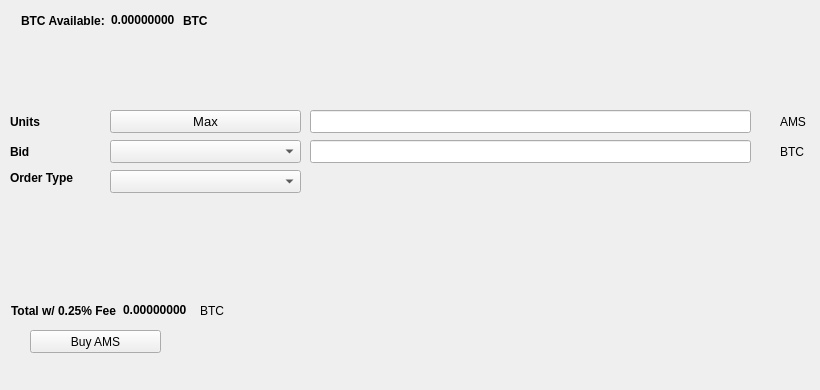
   <widget class="QWidget" name="BuyTab">
    <attribute name="title">
     <string>Buy</string>
    </attribute>
    <widget class="QPushButton" name="BuyAMS">
     <property name="geometry">
      <rect>
       <x>30</x>
       <y>330</y>
       <width>131</width>
       <height>23</height>
      </rect>
     </property>
     <property name="text">
      <string>Buy AMS</string>
     </property>
     <property name="icon">
      <iconset resource="../puffscoin.qrc">
       <normaloff>:/icons/bitcoin</normaloff>:/icons/bitcoin</iconset>
     </property>
    </widget>
    <widget class="QLabel" name="label_3">
     <property name="geometry">
      <rect>
       <x>10</x>
       <y>110</y>
       <width>46</width>
       <height>23</height>
      </rect>
     </property>
     <property name="font">
      <font>
       <weight>75</weight>
       <bold>true</bold>
      </font>
     </property>
     <property name="text">
      <string>Units</string>
     </property>
    </widget>
    <widget class="QLineEdit" name="UnitsInput">
     <property name="geometry">
      <rect>
       <x>310</x>
       <y>110</y>
       <width>441</width>
       <height>23</height>
      </rect>
     </property>
     <property name="font">
      <font>
       <pointsize>9</pointsize>
       <weight>75</weight>
       <bold>true</bold>
      </font>
     </property>
    </widget>
    <widget class="QLineEdit" name="BuyBidPriceEdit">
     <property name="geometry">
      <rect>
       <x>310</x>
       <y>140</y>
       <width>441</width>
       <height>23</height>
      </rect>
     </property>
     <property name="font">
      <font>
       <pointsize>9</pointsize>
       <weight>75</weight>
       <bold>true</bold>
      </font>
     </property>
    </widget>
    <widget class="QLabel" name="label_4">
     <property name="geometry">
      <rect>
       <x>780</x>
       <y>110</y>
       <width>31</width>
       <height>23</height>
      </rect>
     </property>
     <property name="text">
      <string>AMS</string>
     </property>
    </widget>
    <widget class="QLabel" name="label_5">
     <property name="geometry">
      <rect>
       <x>780</x>
       <y>140</y>
       <width>31</width>
       <height>23</height>
      </rect>
     </property>
     <property name="text">
      <string>BTC</string>
     </property>
    </widget>
    <widget class="QLabel" name="label_6">
     <property name="geometry">
      <rect>
       <x>10</x>
       <y>140</y>
       <width>46</width>
       <height>23</height>
      </rect>
     </property>
     <property name="font">
      <font>
       <weight>75</weight>
       <bold>true</bold>
      </font>
     </property>
     <property name="text">
      <string>Bid</string>
     </property>
    </widget>
    <widget class="QLabel" name="label_7">
     <property name="geometry">
      <rect>
       <x>10</x>
       <y>170</y>
       <width>91</width>
       <height>16</height>
      </rect>
     </property>
     <property name="font">
      <font>
       <weight>75</weight>
       <bold>true</bold>
      </font>
     </property>
     <property name="text">
      <string>Order Type</string>
     </property>
    </widget>
    <widget class="QPushButton" name="Buy_Max_Amount">
     <property name="geometry">
      <rect>
       <x>110</x>
       <y>110</y>
       <width>191</width>
       <height>23</height>
      </rect>
     </property>
     <property name="font">
      <font>
       <pointsize>10</pointsize>
      </font>
     </property>
     <property name="text">
      <string>Max</string>
     </property>
    </widget>
    <widget class="QComboBox" name="BuyBidcomboBox">
     <property name="geometry">
      <rect>
       <x>110</x>
       <y>140</y>
       <width>191</width>
       <height>23</height>
      </rect>
     </property>
     <property name="font">
      <font>
       <pointsize>10</pointsize>
      </font>
     </property>
    </widget>
    <widget class="QComboBox" name="buyOrdertypeCombo">
     <property name="geometry">
      <rect>
       <x>110</x>
       <y>170</y>
       <width>191</width>
       <height>23</height>
      </rect>
     </property>
     <property name="font">
      <font>
       <pointsize>10</pointsize>
      </font>
     </property>
    </widget>
    <widget class="QWidget" name="layoutWidget1">
     <property name="geometry">
      <rect>
       <x>21</x>
       <y>11</y>
       <width>227</width>
       <height>19</height>
      </rect>
     </property>
     <layout class="QHBoxLayout" name="horizontalLayout_3">
      <item>
       <widget class="QLabel" name="label232">
        <property name="font">
         <font>
          <weight>75</weight>
          <bold>true</bold>
         </font>
        </property>
        <property name="text">
         <string>BTC Available:</string>
        </property>
       </widget>
      </item>
      <item>
       <widget class="QLabel" name="BtcAvailableLbl">
        <property name="palette">
         <palette>
          <active>
           <colorrole role="WindowText">
            <brush brushstyle="SolidPattern">
             <color alpha="255">
              <red>0</red>
              <green>0</green>
              <blue>0</blue>
             </color>
            </brush>
           </colorrole>
           <colorrole role="Button">
            <brush brushstyle="SolidPattern">
             <color alpha="255">
              <red>0</red>
              <green>170</green>
              <blue>0</blue>
             </color>
            </brush>
           </colorrole>
           <colorrole role="Light">
            <brush brushstyle="SolidPattern">
             <color alpha="255">
              <red>0</red>
              <green>255</green>
              <blue>0</blue>
             </color>
            </brush>
           </colorrole>
           <colorrole role="Midlight">
            <brush brushstyle="SolidPattern">
             <color alpha="255">
              <red>0</red>
              <green>212</green>
              <blue>0</blue>
             </color>
            </brush>
           </colorrole>
           <colorrole role="Dark">
            <brush brushstyle="SolidPattern">
             <color alpha="255">
              <red>0</red>
              <green>85</green>
              <blue>0</blue>
             </color>
            </brush>
           </colorrole>
           <colorrole role="Mid">
            <brush brushstyle="SolidPattern">
             <color alpha="255">
              <red>0</red>
              <green>113</green>
              <blue>0</blue>
             </color>
            </brush>
           </colorrole>
           <colorrole role="Text">
            <brush brushstyle="SolidPattern">
             <color alpha="255">
              <red>0</red>
              <green>170</green>
              <blue>0</blue>
             </color>
            </brush>
           </colorrole>
           <colorrole role="BrightText">
            <brush brushstyle="SolidPattern">
             <color alpha="255">
              <red>255</red>
              <green>255</green>
              <blue>255</blue>
             </color>
            </brush>
           </colorrole>
           <colorrole role="ButtonText">
            <brush brushstyle="SolidPattern">
             <color alpha="255">
              <red>0</red>
              <green>0</green>
              <blue>0</blue>
             </color>
            </brush>
           </colorrole>
           <colorrole role="Base">
            <brush brushstyle="SolidPattern">
             <color alpha="255">
              <red>255</red>
              <green>255</green>
              <blue>255</blue>
             </color>
            </brush>
           </colorrole>
           <colorrole role="Window">
            <brush brushstyle="SolidPattern">
             <color alpha="255">
              <red>0</red>
              <green>170</green>
              <blue>0</blue>
             </color>
            </brush>
           </colorrole>
           <colorrole role="Shadow">
            <brush brushstyle="SolidPattern">
             <color alpha="255">
              <red>0</red>
              <green>0</green>
              <blue>0</blue>
             </color>
            </brush>
           </colorrole>
           <colorrole role="AlternateBase">
            <brush brushstyle="SolidPattern">
             <color alpha="255">
              <red>127</red>
              <green>212</green>
              <blue>127</blue>
             </color>
            </brush>
           </colorrole>
           <colorrole role="ToolTipBase">
            <brush brushstyle="SolidPattern">
             <color alpha="255">
              <red>255</red>
              <green>255</green>
              <blue>220</blue>
             </color>
            </brush>
           </colorrole>
           <colorrole role="ToolTipText">
            <brush brushstyle="SolidPattern">
             <color alpha="255">
              <red>0</red>
              <green>0</green>
              <blue>0</blue>
             </color>
            </brush>
           </colorrole>
          </active>
          <inactive>
           <colorrole role="WindowText">
            <brush brushstyle="SolidPattern">
             <color alpha="255">
              <red>0</red>
              <green>0</green>
              <blue>0</blue>
             </color>
            </brush>
           </colorrole>
           <colorrole role="Button">
            <brush brushstyle="SolidPattern">
             <color alpha="255">
              <red>0</red>
              <green>170</green>
              <blue>0</blue>
             </color>
            </brush>
           </colorrole>
           <colorrole role="Light">
            <brush brushstyle="SolidPattern">
             <color alpha="255">
              <red>0</red>
              <green>255</green>
              <blue>0</blue>
             </color>
            </brush>
           </colorrole>
           <colorrole role="Midlight">
            <brush brushstyle="SolidPattern">
             <color alpha="255">
              <red>0</red>
              <green>212</green>
              <blue>0</blue>
             </color>
            </brush>
           </colorrole>
           <colorrole role="Dark">
            <brush brushstyle="SolidPattern">
             <color alpha="255">
              <red>0</red>
              <green>85</green>
              <blue>0</blue>
             </color>
            </brush>
           </colorrole>
           <colorrole role="Mid">
            <brush brushstyle="SolidPattern">
             <color alpha="255">
              <red>0</red>
              <green>113</green>
              <blue>0</blue>
             </color>
            </brush>
           </colorrole>
           <colorrole role="Text">
            <brush brushstyle="SolidPattern">
             <color alpha="255">
              <red>0</red>
              <green>170</green>
              <blue>0</blue>
             </color>
            </brush>
           </colorrole>
           <colorrole role="BrightText">
            <brush brushstyle="SolidPattern">
             <color alpha="255">
              <red>255</red>
              <green>255</green>
              <blue>255</blue>
             </color>
            </brush>
           </colorrole>
           <colorrole role="ButtonText">
            <brush brushstyle="SolidPattern">
             <color alpha="255">
              <red>0</red>
              <green>0</green>
              <blue>0</blue>
             </color>
            </brush>
           </colorrole>
           <colorrole role="Base">
            <brush brushstyle="SolidPattern">
             <color alpha="255">
              <red>255</red>
              <green>255</green>
              <blue>255</blue>
             </color>
            </brush>
           </colorrole>
           <colorrole role="Window">
            <brush brushstyle="SolidPattern">
             <color alpha="255">
              <red>0</red>
              <green>170</green>
              <blue>0</blue>
             </color>
            </brush>
           </colorrole>
           <colorrole role="Shadow">
            <brush brushstyle="SolidPattern">
             <color alpha="255">
              <red>0</red>
              <green>0</green>
              <blue>0</blue>
             </color>
            </brush>
           </colorrole>
           <colorrole role="AlternateBase">
            <brush brushstyle="SolidPattern">
             <color alpha="255">
              <red>127</red>
              <green>212</green>
              <blue>127</blue>
             </color>
            </brush>
           </colorrole>
           <colorrole role="ToolTipBase">
            <brush brushstyle="SolidPattern">
             <color alpha="255">
              <red>255</red>
              <green>255</green>
              <blue>220</blue>
             </color>
            </brush>
           </colorrole>
           <colorrole role="ToolTipText">
            <brush brushstyle="SolidPattern">
             <color alpha="255">
              <red>0</red>
              <green>0</green>
              <blue>0</blue>
             </color>
            </brush>
           </colorrole>
          </inactive>
          <disabled>
           <colorrole role="WindowText">
            <brush brushstyle="SolidPattern">
             <color alpha="255">
              <red>0</red>
              <green>85</green>
              <blue>0</blue>
             </color>
            </brush>
           </colorrole>
           <colorrole role="Button">
            <brush brushstyle="SolidPattern">
             <color alpha="255">
              <red>0</red>
              <green>170</green>
              <blue>0</blue>
             </color>
            </brush>
           </colorrole>
           <colorrole role="Light">
            <brush brushstyle="SolidPattern">
             <color alpha="255">
              <red>0</red>
              <green>255</green>
              <blue>0</blue>
             </color>
            </brush>
           </colorrole>
           <colorrole role="Midlight">
            <brush brushstyle="SolidPattern">
             <color alpha="255">
              <red>0</red>
              <green>212</green>
              <blue>0</blue>
             </color>
            </brush>
           </colorrole>
           <colorrole role="Dark">
            <brush brushstyle="SolidPattern">
             <color alpha="255">
              <red>0</red>
              <green>85</green>
              <blue>0</blue>
             </color>
            </brush>
           </colorrole>
           <colorrole role="Mid">
            <brush brushstyle="SolidPattern">
             <color alpha="255">
              <red>0</red>
              <green>113</green>
              <blue>0</blue>
             </color>
            </brush>
           </colorrole>
           <colorrole role="Text">
            <brush brushstyle="SolidPattern">
             <color alpha="255">
              <red>0</red>
              <green>85</green>
              <blue>0</blue>
             </color>
            </brush>
           </colorrole>
           <colorrole role="BrightText">
            <brush brushstyle="SolidPattern">
             <color alpha="255">
              <red>255</red>
              <green>255</green>
              <blue>255</blue>
             </color>
            </brush>
           </colorrole>
           <colorrole role="ButtonText">
            <brush brushstyle="SolidPattern">
             <color alpha="255">
              <red>0</red>
              <green>85</green>
              <blue>0</blue>
             </color>
            </brush>
           </colorrole>
           <colorrole role="Base">
            <brush brushstyle="SolidPattern">
             <color alpha="255">
              <red>0</red>
              <green>170</green>
              <blue>0</blue>
             </color>
            </brush>
           </colorrole>
           <colorrole role="Window">
            <brush brushstyle="SolidPattern">
             <color alpha="255">
              <red>0</red>
              <green>170</green>
              <blue>0</blue>
             </color>
            </brush>
           </colorrole>
           <colorrole role="Shadow">
            <brush brushstyle="SolidPattern">
             <color alpha="255">
              <red>0</red>
              <green>0</green>
              <blue>0</blue>
             </color>
            </brush>
           </colorrole>
           <colorrole role="AlternateBase">
            <brush brushstyle="SolidPattern">
             <color alpha="255">
              <red>0</red>
              <green>170</green>
              <blue>0</blue>
             </color>
            </brush>
           </colorrole>
           <colorrole role="ToolTipBase">
            <brush brushstyle="SolidPattern">
             <color alpha="255">
              <red>255</red>
              <green>255</green>
              <blue>220</blue>
             </color>
            </brush>
           </colorrole>
           <colorrole role="ToolTipText">
            <brush brushstyle="SolidPattern">
             <color alpha="255">
              <red>0</red>
              <green>0</green>
              <blue>0</blue>
             </color>
            </brush>
           </colorrole>
          </disabled>
         </palette>
        </property>
        <property name="font">
         <font>
          <weight>75</weight>
          <bold>true</bold>
         </font>
        </property>
        <property name="text">
         <string>0.00000000</string>
        </property>
        <property name="textInteractionFlags">
         <set>Qt::LinksAccessibleByMouse|Qt::TextSelectableByKeyboard|Qt::TextSelectableByMouse</set>
        </property>
       </widget>
      </item>
      <item>
       <widget class="QLabel" name="BtcAvailableLbl_2">
        <property name="font">
         <font>
          <weight>75</weight>
          <bold>true</bold>
         </font>
        </property>
        <property name="text">
         <string>BTC</string>
        </property>
       </widget>
      </item>
     </layout>
    </widget>
    <widget class="QWidget" name="layoutWidge2">
     <property name="geometry">
      <rect>
       <x>11</x>
       <y>301</y>
       <width>259</width>
       <height>19</height>
      </rect>
     </property>
     <layout class="QHBoxLayout" name="horizontalLayout_4">
      <item>
       <widget class="QLabel" name="label_9">
        <property name="font">
         <font>
          <weight>75</weight>
          <bold>true</bold>
         </font>
        </property>
        <property name="text">
         <string>Total w/ 0.25% Fee</string>
        </property>
       </widget>
      </item>
      <item>
       <widget class="QLabel" name="BuyCostLabel">
        <property name="palette">
         <palette>
          <active>
           <colorrole role="WindowText">
            <brush brushstyle="SolidPattern">
             <color alpha="255">
              <red>0</red>
              <green>0</green>
              <blue>0</blue>
             </color>
            </brush>
           </colorrole>
           <colorrole role="Button">
            <brush brushstyle="SolidPattern">
             <color alpha="255">
              <red>0</red>
              <green>170</green>
              <blue>0</blue>
             </color>
            </brush>
           </colorrole>
           <colorrole role="Light">
            <brush brushstyle="SolidPattern">
             <color alpha="255">
              <red>0</red>
              <green>255</green>
              <blue>0</blue>
             </color>
            </brush>
           </colorrole>
           <colorrole role="Midlight">
            <brush brushstyle="SolidPattern">
             <color alpha="255">
              <red>0</red>
              <green>212</green>
              <blue>0</blue>
             </color>
            </brush>
           </colorrole>
           <colorrole role="Dark">
            <brush brushstyle="SolidPattern">
             <color alpha="255">
              <red>0</red>
              <green>85</green>
              <blue>0</blue>
             </color>
            </brush>
           </colorrole>
           <colorrole role="Mid">
            <brush brushstyle="SolidPattern">
             <color alpha="255">
              <red>0</red>
              <green>113</green>
              <blue>0</blue>
             </color>
            </brush>
           </colorrole>
           <colorrole role="Text">
            <brush brushstyle="SolidPattern">
             <color alpha="255">
              <red>0</red>
              <green>170</green>
              <blue>0</blue>
             </color>
            </brush>
           </colorrole>
           <colorrole role="BrightText">
            <brush brushstyle="SolidPattern">
             <color alpha="255">
              <red>255</red>
              <green>255</green>
              <blue>255</blue>
             </color>
            </brush>
           </colorrole>
           <colorrole role="ButtonText">
            <brush brushstyle="SolidPattern">
             <color alpha="255">
              <red>0</red>
              <green>0</green>
              <blue>0</blue>
             </color>
            </brush>
           </colorrole>
           <colorrole role="Base">
            <brush brushstyle="SolidPattern">
             <color alpha="255">
              <red>255</red>
              <green>255</green>
              <blue>255</blue>
             </color>
            </brush>
           </colorrole>
           <colorrole role="Window">
            <brush brushstyle="SolidPattern">
             <color alpha="255">
              <red>0</red>
              <green>170</green>
              <blue>0</blue>
             </color>
            </brush>
           </colorrole>
           <colorrole role="Shadow">
            <brush brushstyle="SolidPattern">
             <color alpha="255">
              <red>0</red>
              <green>0</green>
              <blue>0</blue>
             </color>
            </brush>
           </colorrole>
           <colorrole role="AlternateBase">
            <brush brushstyle="SolidPattern">
             <color alpha="255">
              <red>127</red>
              <green>212</green>
              <blue>127</blue>
             </color>
            </brush>
           </colorrole>
           <colorrole role="ToolTipBase">
            <brush brushstyle="SolidPattern">
             <color alpha="255">
              <red>255</red>
              <green>255</green>
              <blue>220</blue>
             </color>
            </brush>
           </colorrole>
           <colorrole role="ToolTipText">
            <brush brushstyle="SolidPattern">
             <color alpha="255">
              <red>0</red>
              <green>0</green>
              <blue>0</blue>
             </color>
            </brush>
           </colorrole>
          </active>
          <inactive>
           <colorrole role="WindowText">
            <brush brushstyle="SolidPattern">
             <color alpha="255">
              <red>0</red>
              <green>0</green>
              <blue>0</blue>
             </color>
            </brush>
           </colorrole>
           <colorrole role="Button">
            <brush brushstyle="SolidPattern">
             <color alpha="255">
              <red>0</red>
              <green>170</green>
              <blue>0</blue>
             </color>
            </brush>
           </colorrole>
           <colorrole role="Light">
            <brush brushstyle="SolidPattern">
             <color alpha="255">
              <red>0</red>
              <green>255</green>
              <blue>0</blue>
             </color>
            </brush>
           </colorrole>
           <colorrole role="Midlight">
            <brush brushstyle="SolidPattern">
             <color alpha="255">
              <red>0</red>
              <green>212</green>
              <blue>0</blue>
             </color>
            </brush>
           </colorrole>
           <colorrole role="Dark">
            <brush brushstyle="SolidPattern">
             <color alpha="255">
              <red>0</red>
              <green>85</green>
              <blue>0</blue>
             </color>
            </brush>
           </colorrole>
           <colorrole role="Mid">
            <brush brushstyle="SolidPattern">
             <color alpha="255">
              <red>0</red>
              <green>113</green>
              <blue>0</blue>
             </color>
            </brush>
           </colorrole>
           <colorrole role="Text">
            <brush brushstyle="SolidPattern">
             <color alpha="255">
              <red>0</red>
              <green>170</green>
              <blue>0</blue>
             </color>
            </brush>
           </colorrole>
           <colorrole role="BrightText">
            <brush brushstyle="SolidPattern">
             <color alpha="255">
              <red>255</red>
              <green>255</green>
              <blue>255</blue>
             </color>
            </brush>
           </colorrole>
           <colorrole role="ButtonText">
            <brush brushstyle="SolidPattern">
             <color alpha="255">
              <red>0</red>
              <green>0</green>
              <blue>0</blue>
             </color>
            </brush>
           </colorrole>
           <colorrole role="Base">
            <brush brushstyle="SolidPattern">
             <color alpha="255">
              <red>255</red>
              <green>255</green>
              <blue>255</blue>
             </color>
            </brush>
           </colorrole>
           <colorrole role="Window">
            <brush brushstyle="SolidPattern">
             <color alpha="255">
              <red>0</red>
              <green>170</green>
              <blue>0</blue>
             </color>
            </brush>
           </colorrole>
           <colorrole role="Shadow">
            <brush brushstyle="SolidPattern">
             <color alpha="255">
              <red>0</red>
              <green>0</green>
              <blue>0</blue>
             </color>
            </brush>
           </colorrole>
           <colorrole role="AlternateBase">
            <brush brushstyle="SolidPattern">
             <color alpha="255">
              <red>127</red>
              <green>212</green>
              <blue>127</blue>
             </color>
            </brush>
           </colorrole>
           <colorrole role="ToolTipBase">
            <brush brushstyle="SolidPattern">
             <color alpha="255">
              <red>255</red>
              <green>255</green>
              <blue>220</blue>
             </color>
            </brush>
           </colorrole>
           <colorrole role="ToolTipText">
            <brush brushstyle="SolidPattern">
             <color alpha="255">
              <red>0</red>
              <green>0</green>
              <blue>0</blue>
             </color>
            </brush>
           </colorrole>
          </inactive>
          <disabled>
           <colorrole role="WindowText">
            <brush brushstyle="SolidPattern">
             <color alpha="255">
              <red>0</red>
              <green>85</green>
              <blue>0</blue>
             </color>
            </brush>
           </colorrole>
           <colorrole role="Button">
            <brush brushstyle="SolidPattern">
             <color alpha="255">
              <red>0</red>
              <green>170</green>
              <blue>0</blue>
             </color>
            </brush>
           </colorrole>
           <colorrole role="Light">
            <brush brushstyle="SolidPattern">
             <color alpha="255">
              <red>0</red>
              <green>255</green>
              <blue>0</blue>
             </color>
            </brush>
           </colorrole>
           <colorrole role="Midlight">
            <brush brushstyle="SolidPattern">
             <color alpha="255">
              <red>0</red>
              <green>212</green>
              <blue>0</blue>
             </color>
            </brush>
           </colorrole>
           <colorrole role="Dark">
            <brush brushstyle="SolidPattern">
             <color alpha="255">
              <red>0</red>
              <green>85</green>
              <blue>0</blue>
             </color>
            </brush>
           </colorrole>
           <colorrole role="Mid">
            <brush brushstyle="SolidPattern">
             <color alpha="255">
              <red>0</red>
              <green>113</green>
              <blue>0</blue>
             </color>
            </brush>
           </colorrole>
           <colorrole role="Text">
            <brush brushstyle="SolidPattern">
             <color alpha="255">
              <red>0</red>
              <green>85</green>
              <blue>0</blue>
             </color>
            </brush>
           </colorrole>
           <colorrole role="BrightText">
            <brush brushstyle="SolidPattern">
             <color alpha="255">
              <red>255</red>
              <green>255</green>
              <blue>255</blue>
             </color>
            </brush>
           </colorrole>
           <colorrole role="ButtonText">
            <brush brushstyle="SolidPattern">
             <color alpha="255">
              <red>0</red>
              <green>85</green>
              <blue>0</blue>
             </color>
            </brush>
           </colorrole>
           <colorrole role="Base">
            <brush brushstyle="SolidPattern">
             <color alpha="255">
              <red>0</red>
              <green>170</green>
              <blue>0</blue>
             </color>
            </brush>
           </colorrole>
           <colorrole role="Window">
            <brush brushstyle="SolidPattern">
             <color alpha="255">
              <red>0</red>
              <green>170</green>
              <blue>0</blue>
             </color>
            </brush>
           </colorrole>
           <colorrole role="Shadow">
            <brush brushstyle="SolidPattern">
             <color alpha="255">
              <red>0</red>
              <green>0</green>
              <blue>0</blue>
             </color>
            </brush>
           </colorrole>
           <colorrole role="AlternateBase">
            <brush brushstyle="SolidPattern">
             <color alpha="255">
              <red>0</red>
              <green>170</green>
              <blue>0</blue>
             </color>
            </brush>
           </colorrole>
           <colorrole role="ToolTipBase">
            <brush brushstyle="SolidPattern">
             <color alpha="255">
              <red>255</red>
              <green>255</green>
              <blue>220</blue>
             </color>
            </brush>
           </colorrole>
           <colorrole role="ToolTipText">
            <brush brushstyle="SolidPattern">
             <color alpha="255">
              <red>0</red>
              <green>0</green>
              <blue>0</blue>
             </color>
            </brush>
           </colorrole>
          </disabled>
         </palette>
        </property>
        <property name="font">
         <font>
          <weight>75</weight>
          <bold>true</bold>
         </font>
        </property>
        <property name="autoFillBackground">
         <bool>false</bool>
        </property>
        <property name="text">
         <string>0.00000000</string>
        </property>
        <property name="textInteractionFlags">
         <set>Qt::LinksAccessibleByMouse|Qt::TextSelectableByMouse</set>
        </property>
       </widget>
      </item>
      <item>
       <widget class="QLabel" name="label_10">
        <property name="font">
         <font>
          <weight>50</weight>
          <bold>false</bold>
         </font>
        </property>
        <property name="text">
         <string>BTC</string>
        </property>
       </widget>
      </item>
     </layout>
    </widget>
    <widget class="QLabel" name="label_24">
     <property name="geometry">
      <rect>
       <x>460</x>
       <y>300</y>
       <width>281</width>
       <height>81</height>
      </rect>
     </property>
     <property name="text">
      <string/>
     </property>
     <property name="pixmap">
      <pixmap>:/images/bittrex</pixmap>
     </property>
    </widget>
   </widget>
